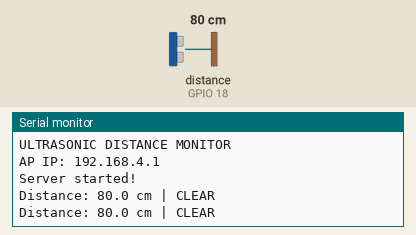
Simulated run of this sketch. Board: ESP32. On the bench: the last lines printed to the serial monitor. Wiring (inferred from the names in the program): ultrasonic range finder: trigger GPIO 5; echo GPIO 18. The test bench sets the inputs (shaded band); at power-on: distance to the obstacle (sensor on GPIO 18) 80 cm. The echo pulse lasts 58.3 µs per cm.

Above: at 1.2 s.
1.3 s: distance to the obstacle (sensor on GPIO 18) set to 33 cm
At 1.9 s:
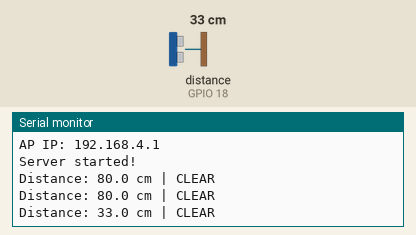
2.8 s: distance to the obstacle (sensor on GPIO 18) set to 28 cm
At 3.4 s:
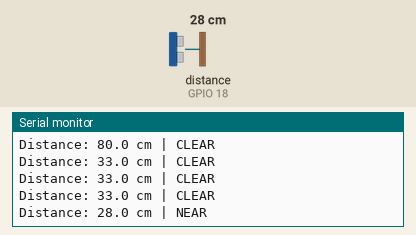
5.0 s: distance to the obstacle (sensor on GPIO 18) set to 12 cm
At 5.4 s:
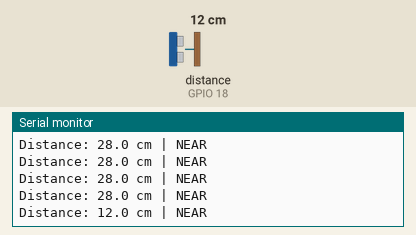
6.5 s: distance to the obstacle (sensor on GPIO 18) set to 9 cm
At 6.9 s:
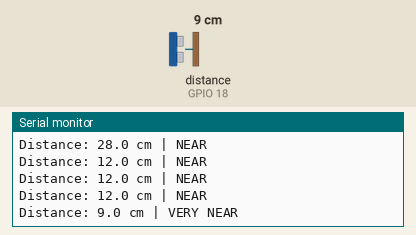

Measured:
- the behaviour switches between 31 and 30 cm on distance to the obstacle (sensor on GPIO 18) (found by bisection; images 1 and 2)
- the behaviour switches between 11 and 10 cm on distance to the obstacle (sensor on GPIO 18) (found by bisection; images 3 and 4)
- after the input at 1.3 s, the serial monitor: prints a new line after 0.21 s (image 1)
- after the input at 2.8 s, the serial monitor: prints a new line after 0.21 s (image 2)
- after the input at 5.0 s, the serial monitor: prints a new line at once (image 3)
- after the input at 6.5 s, the serial monitor: prints a new line at once (image 4)

The sketch:

ultrasonic_web.ino
```cpp
#include <WiFi.h>
#include <WebServer.h>
#include "soc/soc.h"
#include "soc/rtc_cntl_reg.h"

#define TRIG_PIN 5
#define ECHO_PIN 18

const char* ap_ssid = "Test";
const char* ap_password = "12345678";

WebServer server(80);

float distance = 0;
String statusText = "CLEAR";

const char index_html[] PROGMEM = R"rawliteral(
<!DOCTYPE html>
<html>
<head>
    <meta charset="UTF-8">
    <meta name="viewport" content="width=device-width, initial-scale=1">
    <title>Ultrasonic Distance Monitor</title>
    <style>
        body { font-family: Arial; background: #f0f0f0; text-align: center; padding: 30px; margin: 0; }
        .container { max-width: 400px; margin: auto; background: white; padding: 30px; border: 1px solid #ccc; }
        h1 { font-size: 20px; color: #333; margin-bottom: 30px; }
        .label { font-size: 12px; color: #666; text-transform: uppercase; margin-bottom: 5px; }
        .value { font-size: 48px; font-weight: bold; color: #000; margin-bottom: 25px; }
        .status { font-size: 20px; padding: 10px; border: 1px solid #999; margin-bottom: 20px; }
        .very-near { background: #ffcccc; color: #cc0000; }
        .near { background: #ffffcc; color: #cc8800; }
        .clear { background: #ccffcc; color: #006600; }
        .footer { font-size: 12px; color: #999; margin-top: 20px; }
    </style>
</head>
<body>
    <div class="container">
        <h1>ULTRASONIC DISTANCE MONITOR</h1>
        <div class="label">Current Distance</div>
        <div class="value" id="distance">-- cm</div>
        <div class="label">Status</div>
        <div class="status" id="status">--</div>
        <div class="footer">Updates every 500ms</div>
    </div>
    <script>
        function updateData() {
            fetch('/data')
                .then(r => r.json())
                .then(d => {
                    document.getElementById('distance').textContent = d.distance.toFixed(1) + ' cm';
                    var s = document.getElementById('status');
                    s.textContent = d.status;
                    if (d.status === 'VERY NEAR') s.className = 'status very-near';
                    else if (d.status === 'NEAR') s.className = 'status near';
                    else s.className = 'status clear';
                })
                .catch(e => console.log(e));
        }
        setInterval(updateData, 500);
        updateData();
    </script>
</body>
</html>
)rawliteral";

float measureDistance() {
    digitalWrite(TRIG_PIN, LOW);
    delayMicroseconds(2);
    digitalWrite(TRIG_PIN, HIGH);
    delayMicroseconds(10);
    digitalWrite(TRIG_PIN, LOW);
    long duration = pulseIn(ECHO_PIN, HIGH, 30000);
    if (duration == 0) return 999;
    return duration * 0.0343 / 2;
}

void setup() {
    WRITE_PERI_REG(RTC_CNTL_BROWN_OUT_REG, 0);
    Serial.begin(115200);
    Serial.println("ULTRASONIC DISTANCE MONITOR");

    pinMode(TRIG_PIN, OUTPUT);
    pinMode(ECHO_PIN, INPUT);

    WiFi.softAP(ap_ssid, ap_password);
    Serial.print("AP IP: ");
    Serial.println(WiFi.softAPIP());

    server.on("/", []() {
        server.send(200, "text/html", index_html);
    });

    server.on("/data", []() {
        String json = "{";
        json += "\"distance\":" + String(distance) + ",";
        json += "\"status\":\"" + statusText + "\"";
        json += "}";
        server.send(200, "application/json", json);
    });

    server.begin();
    Serial.println("Server started!");
}

void loop() {
    server.handleClient();

    static unsigned long lastMeasure = 0;
    if (millis() - lastMeasure > 500) {
        lastMeasure = millis();
        distance = measureDistance();

        if (distance <= 10) statusText = "VERY NEAR";
        else if (distance <= 30) statusText = "NEAR";
        else statusText = "CLEAR";

        Serial.print("Distance: ");
        Serial.print(distance, 1);
        Serial.print(" cm | ");
        Serial.println(statusText);
    }
}
```
